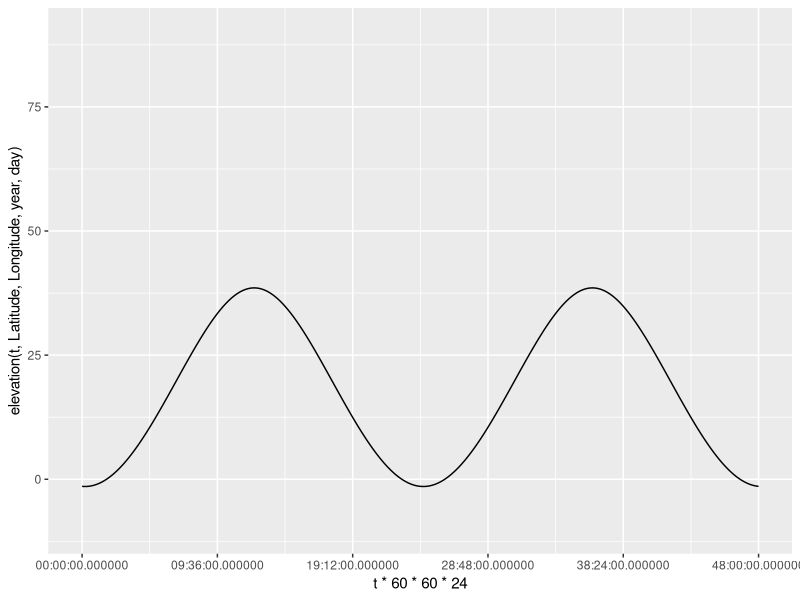
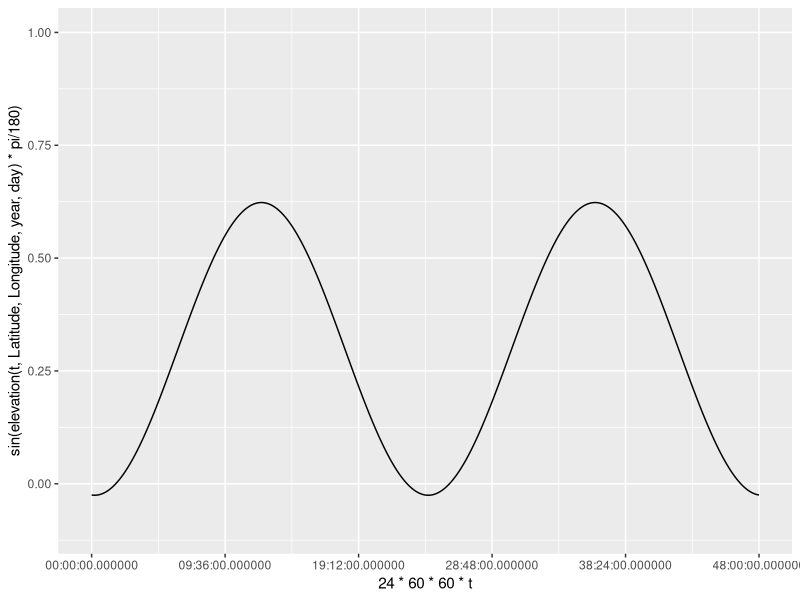
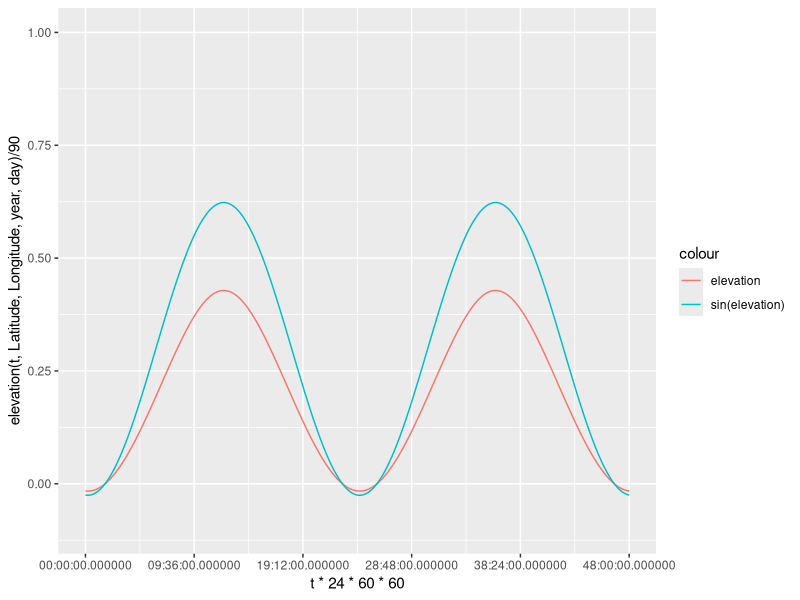
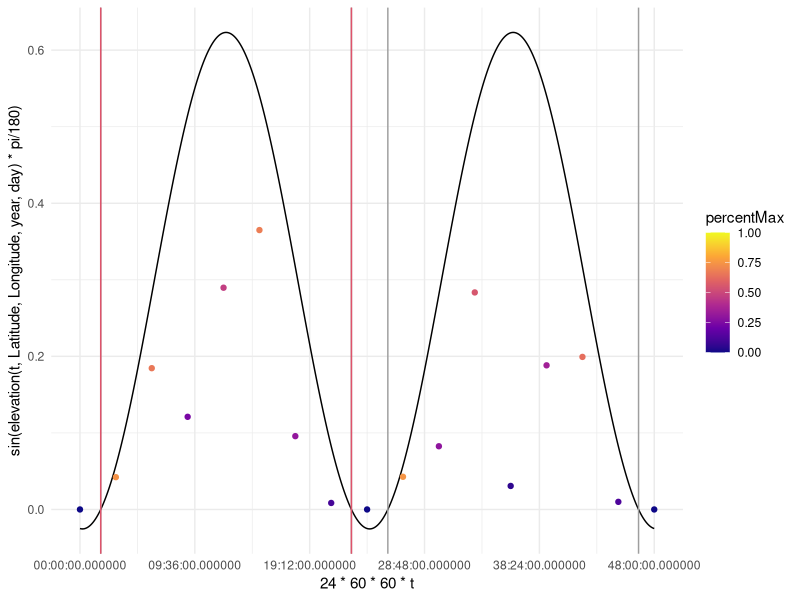
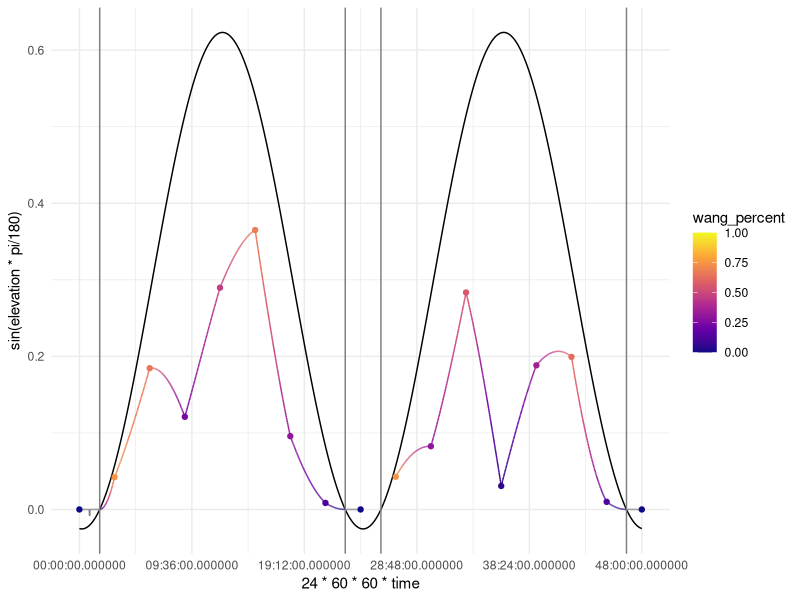

These charts were generated, in order, by the following R code: (Note: this script raises an error after producing the figures.)
library(ggplot2)
Latitude = -70
Longitude = 0
year = 2020
day = 27
t=.5
Sunrise = 0 #initializing for global assignment
Sunset = 0 #initializing for global assignment

elevation = function(t, Latitude, Longitude, year, day){
  #Converting the year and day to Julian Day and Century. 2454466.5 is
  #12:00 AM of Jan 1 2008. Using mid day as the average 2454467 is Jan 1 2008
  #ifelse(year == 2008, JulianDay = 2454466+day, JulianDay = 2454467+day+(year-2008)*365);
  JulianDay = 2454466+day;
  ##Calculate solar position constants for the day in question. These
  ##functions were obtained from an NOAA Solar Calculations spreadsheet.
  ##Note: the variation seen throughout a given day is so small that we can
  ##treat these as constants. More on this later.
  JulianCentury = (JulianDay-2451545)/36525;
  GeomMeanLongSunDeg = (280.46646+JulianCentury*(36000.76983+JulianCentury*.0003032))%%360;
  GeomMeanAnomSunDeg = 357.52911+JulianCentury*(35999.05029 - 0.0001537*JulianCentury);
  EccentEarthOrbit = 0.016708634-JulianCentury*(0.000042037+0.0000001267*JulianCentury);
  SunEqOfCtr = sin(pi/180*(GeomMeanAnomSunDeg))*(1.914602-JulianCentury*(0.004817+0.000014*JulianCentury))+sin(pi/180*(2*GeomMeanAnomSunDeg))*(0.019993-0.000101*JulianCentury)+sin(pi/180*(3*GeomMeanAnomSunDeg))*0.000289;
  SunTrueLongDeg = GeomMeanLongSunDeg+SunEqOfCtr;
  SunAppLongDeg = SunTrueLongDeg-0.00569-0.00478*sin(pi/180*(125.04-1934.136*JulianCentury));
  MeanObliqEclipticDeg = 23+(26+((21.448-JulianCentury*(46.815+JulianCentury*(0.00059-JulianCentury*0.001813))))/60)/60;
  ObliqCorrDeg = MeanObliqEclipticDeg+0.00256*cos(pi/180*(125.04-1934.136*JulianCentury));
  SunDeclineDeg = 180/pi*(asin(sin(pi/180*(ObliqCorrDeg))*sin(pi/180*(SunAppLongDeg))));
  vary = tan(pi/180*(ObliqCorrDeg/2))*tan(pi/180*(ObliqCorrDeg/2));
  EqOfTimeMinutes = 4*180/pi*(vary*sin(2*pi/180*(GeomMeanLongSunDeg))-2*EccentEarthOrbit*sin(pi/180*(GeomMeanAnomSunDeg))+4*EccentEarthOrbit*vary*sin(pi/180*(GeomMeanAnomSunDeg))*cos(2*pi/180*(GeomMeanLongSunDeg))-0.5*vary*vary*sin(4*pi/180*(GeomMeanLongSunDeg))-1.25*EccentEarthOrbit*EccentEarthOrbit*sin(2*pi/180*(GeomMeanAnomSunDeg)));
  
  ## Define maximum PAR ratio: Solar Constant*.487(%of radiation that makes up PAR)*scale(100)/Sin(90)
  MaxRatio=.487*1361*100;
  srssangle = 90;
  HAval = cos(pi/180*(srssangle))/(cos(pi/180*(Latitude))*cos(pi/180*(SunDeclineDeg)))-tan(pi/180*(Latitude))*tan(pi/180*(SunDeclineDeg));
  if (HAval <= -1){
    HASunriseDeg = 180
  } else if (HAval >= 1) {
    HASunriseDeg = 0
  } else {
    HASunriseDeg = 180/pi*acos(HAval)
  }
  SunlightDuration = HASunriseDeg/180;
  
  A = sin(Latitude*pi/180)*sin(SunDeclineDeg*pi/180);
  B = cos(Latitude*pi/180)*cos(SunDeclineDeg*pi/180);
  
  SolarNoon = (720-4*Longitude-EqOfTimeMinutes+0*60)/1440;
  Sunrise <<- ((SolarNoon*1440-HASunriseDeg*4)/1440)%%1; #keep sunrise positive and between zero and 1
  Sunset <<- Sunrise+SunlightDuration; #assign SR/SS to global for use in other functions
  
  C = EqOfTimeMinutes/4+Longitude;
  
  return(90-(acos(A+B*cos((t*360+C+180)*pi/180)))*180/pi)
  
}


precision = 100

t = seq(0,2,1/(8*precision))
ggplot(data = NULL, aes(x = t*60*60*24, y = elevation(t,Latitude,Longitude,year,day)))+
  coord_cartesian(ylim = c(-10,90))+
  geom_line()+
  scale_x_time()

ggplot(data = NULL, aes(x = 24*60*60*t, y = sin(elevation(t,Latitude,Longitude,year,day)*pi/180)))+
  coord_cartesian(ylim = c(-.1,1))+
  geom_line()+
  scale_x_time()

ggplot(data = NULL, aes(x = t*24*60*60, y = elevation(t,Latitude,Longitude,year,day)/90, col = "elevation"))+
  coord_cartesian(ylim = c(-.1,1))+
  geom_line()+
  geom_line(data = NULL, aes(x = 24*60*60*t, y = sin(elevation(t,Latitude,Longitude,year,day)*pi/180), col = "sin(elevation)"))+
  labs()+
  scale_x_time()


###Creating projections from each observation

#Max PAR: .487*1361/sin(elevation)

library(tidyverse)

###Filling in observation and elevation data

time_ele_PAR = tibble(t)
time_ele_PAR = time_ele_PAR %>%
  select(time = t) %>%
  mutate(observation = 0==(time*8*precision)%%(precision),
         elevation = elevation(t, Latitude, Longitude, year, day),
         light = elevation>=0,
         maxPAR = light*.487*1361*sin(elevation*pi/180),
         percentMax = observation*light*runif(length(t), min = 0, max = 1),
         PAR = percentMax*maxPAR)

###Seperating observations
observations = time_ele_PAR %>%
  filter(observation==TRUE)

##add vector to indicate Sunrise and Sunset times

SS_time = c(Sunrise, Sunset, Sunrise+1, (Sunset+1)%%2)
SS_time = sort(SS_time)
SS_ele = round(elevation(SS_time, Latitude, Longitude, year, day), digits = 4)

SS = tibble(time = SS_time, elevation = SS_ele) %>%
  mutate(real = elevation == 0,
         PAR = 0)

wang_index = observations %>%
  select(time, elevation, PAR)

wang_index = SS %>%
  select(time, elevation, PAR) %>%
  rbind(wang_index, .)



ggplot(data = NULL, aes(x = 24*60*60*t, y = sin(elevation(t,Latitude,Longitude,year,day)*pi/180))) +
  #coord_cartesian(ylim = c(-.1,1)) +
  geom_line() +
  scale_x_time() +
  geom_point(data = observations, aes(x = time*24*60*60, y = PAR/(.487*1361), color = percentMax)) +
  scale_color_viridis_c(option = "C", limits = c(0,1)) +
  geom_vline(xintercept = SS$time*24*60*60 , color = 8) +
  geom_vline(xintercept = c(Sunrise, Sunset)*24*60*60, color = 2) +
  theme_minimal()

###Creating a function that will plot the Wang et al. algorithm for each point

time_ele_PAR = time_ele_PAR %>%
  mutate(wang_i_obs1 = floor(t*8),
         wang_i_obs2 = ceiling(t*8))


SS = SS %>%
  mutate(slot1 = floor(time*8),
         slot2 = ceiling(time*8))

add_SS = function(SS, time_ele_PAR) {
  for (i in 1:4) {
    a = time_ele_PAR %>%
      filter(observation == FALSE,
             wang_i_obs1 == SS$slot1[i],
             time > SS$time[i]) %>%
      select(time) %>%
      as_vector() %>%
      '*'(800) + 1
    time_ele_PAR$wang_i_obs1[a] = 16 + i
    
    b = time_ele_PAR %>%
      filter(observation == FALSE,
             wang_i_obs2 == SS$slot2[(5-i)],
             time < SS$time[(5-i)]) %>%
      select(time) %>%
      as_vector() %>%
      '*'(800) + 1
    time_ele_PAR$wang_i_obs2[b] = 16 + (5 - i)
  }
  return(time_ele_PAR)
}

time_ele_PAR = add_SS(SS,time_ele_PAR)



time_ele_PAR = time_ele_PAR %>%
  mutate(
    wang_i_PAR1 = wang_index$PAR[time_ele_PAR$wang_i_obs1 + 1],
    wang_i_PAR2 = wang_index$PAR[time_ele_PAR$wang_i_obs2 + 1],
    wang_i_time1 = wang_index$time[time_ele_PAR$wang_i_obs1 + 1],
    wang_i_time2 = wang_index$time[time_ele_PAR$wang_i_obs2 + 1],
    wang_i_sunrise1 = time>((Sunrise+Sunset-1)/2),
    wang_i_sunrise2 = time>((Sunrise+Sunset+1)/2),
    wang_i_sunrise3 = time>((Sunrise+Sunset+3)/2),
    wang_i_dayduration = Sunset-Sunrise
  )

time_ele_PAR = time_ele_PAR %>%
  mutate(wang_i_sunrise = wang_i_sunrise1 + wang_i_sunrise2 + wang_i_sunrise3 + Sunrise - 1) %>%
  select(-wang_i_sunrise1, -wang_i_sunrise2, -wang_i_sunrise3)

time_ele_PAR = time_ele_PAR %>%
  mutate(
    wang_PAR = (wang_i_time2 - time) / (wang_i_time2 - wang_i_time1) * (wang_i_PAR1 * (sin((time - wang_i_sunrise) *
                                                                                             pi / (wang_i_dayduration)
    ) / sin((wang_i_time1 - wang_i_sunrise) * pi / (wang_i_dayduration)
    ))) +
      (time - wang_i_time1) / (wang_i_time2 - wang_i_time1) * (wang_i_PAR2 *
                                                                 (sin((time - wang_i_sunrise) * pi / (Sunset - Sunrise)
                                                                 ) / sin((wang_i_time2 - wang_i_sunrise) * pi / (wang_i_dayduration)
                                                                 )))
  )

i = time_ele_PAR %>%
  filter(observation == TRUE) %>%
  select(time) %>%
  as_vector() %>%
  '*'(800) + 1

time_ele_PAR$wang_PAR[i] = time_ele_PAR$PAR[i] 
rm(i)

time_ele_PAR = time_ele_PAR %>%
  mutate(wang_percent = wang_PAR/maxPAR) 


ggplot(data = time_ele_PAR, aes(x = 24*60*60*time, y = sin(elevation*pi/180))) +
  #coord_cartesian(ylim = c(-.1,1)) +
  geom_line() +
  scale_x_time() +
  geom_line(data = time_ele_PAR, aes(x = 24*60*60*time, y = wang_PAR/(.487*1361), color = wang_percent)) +
  geom_point(data = observations, aes(x = time*24*60*60, y = PAR/(.487*1361), color = percentMax)) +
  scale_color_viridis_c(option = "C", limits = c(0,1)) +
  geom_vline(data = SS, aes(xintercept = time*24*60*60, color = 8)) +
  theme_minimal()


##Create linear PAR ratio




##create sky based on instPAR percentage of max and raw value (black at night, blue-gray during high-low par/high sun, red at sunset)

sky = tibble(t)

# t[101]=Sunrise
#Sunset = length-100

ggplot(data = NULL, aes(x = 24*60*60*t, y = sin(elevation(t,Latitude,Longitude,year,day)*pi/180)))+
  #coord_cartesian(ylim = c(-.1,1))+
  geom_line()+
  geom_vline(xintercept = 1:3, data =  ,aes())+
  scale_x_time()+
  geom_point(data = daylightObservations, aes(x = time*24*60*60, y = max_PAR/(.487*1361), color = percentMax))+
  scale_color_viridis_c(option = "C")+
  geom_point(data = observationsSS, aes(x = time*24*60*60,  y = max_PAR/(.487*1361)), color = 2)+
  theme_minimal()



time_ele_PAR = time_ele_PAR %>%
  mutate(
    wang_i_PAR1 = wang_index$PAR[time_ele_PAR$wang_i_obs1 + 1],
    wang_i_PAR2 = wang_index$PAR[time_ele_PAR$wang_i_obs2 + 1],
    wang_i_time1 = wang_index$time[time_ele_PAR$wang_i_obs1 + 1],
    wang_i_time2 = wang_index$time[time_ele_PAR$wang_i_obs2 + 1]
  )


a = time_ele_PAR 

(a$wang_i_time2 - a$time) / (a$wang_i_time2 - a$wang_i_time1) * (a$wang_i_PAR1 * (sin((a$time - Sunrise) *
                                                                              pi / (Sunset - Sunrise)
) / sin((a$wang_i_time1 - Sunrise) * pi / (Sunset - Sunrise)
))) +
  (time - a$wang_i_time1) / (a$wang_i_time2 - a$wang_i_time1) * (a$wang_i_PAR2 *
                                                             (sin((a$time - Sunrise) * pi / (Sunset - Sunrise)
                                                             ) / sin((a$wang_i_time2 - Sunrise) * pi / (Sunset - Sunrise)
                                                             )))
